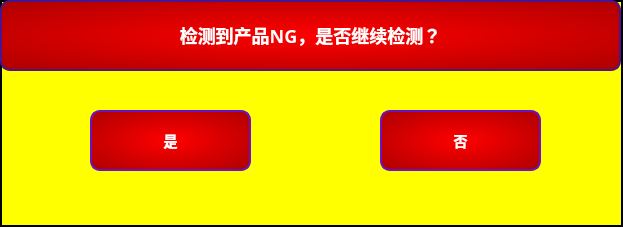
<?xml version="1.0" encoding="UTF-8"?>
<ui version="4.0">
 <class>Pop_ups_NG</class>
 <widget class="QWidget" name="Pop_ups_NG">
  <property name="geometry">
   <rect>
    <x>0</x>
    <y>0</y>
    <width>623</width>
    <height>227</height>
   </rect>
  </property>
  <property name="windowTitle">
   <string>Form</string>
  </property>
  <property name="styleSheet">
   <string notr="true">/* QWidget {
        background-color: qlineargradient(x1:0, y1:0, x2:1, y2:1, stop:0 #FF0000, stop:1 #8B0000);
        border: 2px solid #1E3C72;
        border-radius: 15px;
        color: white;
        font-size: 16px;
        font-weight: bold;
        padding: 20px;
    }*/

QWidget { background-color: yellow; color: red; font-size: 20px; border: 2px solid black; }.

QWidget {
       background: qradialgradient(cx:0.5, cy:0.5, radius:1, fx:0.5, fy:0.5, stop:0 #FF0000, stop:1 #8B0000);
       color: white;
       font-size: 20px;
    }</string>
  </property>
  <widget class="QLabel" name="label">
   <property name="geometry">
    <rect>
     <x>0</x>
     <y>0</y>
     <width>621</width>
     <height>71</height>
    </rect>
   </property>
   <property name="font">
    <font>
     <family>微软雅黑</family>
     <pointsize>-1</pointsize>
     <weight>75</weight>
     <bold>true</bold>
    </font>
   </property>
   <property name="styleSheet">
    <string notr="true">QLabel {
    background: qradialgradient(cx:0.5, cy:0.5, radius:1, fx:0.5, fy:0.5, stop:0 #FF0000, stop:1 #8B0000);
    border: 2px solid #4A148C;
    border-radius: 10px;
    color: white;
    font-size: 18px;
    font-weight: bold;
    padding: 15px;
    text-align: center;
}</string>
   </property>
   <property name="text">
    <string>检测到产品NG，是否继续检测？</string>
   </property>
   <property name="alignment">
    <set>Qt::AlignCenter</set>
   </property>
  </widget>
  <widget class="QPushButton" name="NG_Continued">
   <property name="geometry">
    <rect>
     <x>90</x>
     <y>110</y>
     <width>161</width>
     <height>61</height>
    </rect>
   </property>
   <property name="font">
    <font>
     <family>微软雅黑</family>
     <pointsize>-1</pointsize>
     <weight>75</weight>
     <bold>true</bold>
     <underline>false</underline>
     <strikeout>false</strikeout>
    </font>
   </property>
   <property name="styleSheet">
    <string notr="true">QPushButton {
    background: qradialgradient(cx:0.5, cy:0.5, radius:1, fx:0.5, fy:0.5, stop:0 #FF0000, stop:1 #8B0000);
    border: 2px solid #6A11CB;
    border-radius: 10px;
    color: white;
    font-size: 14px;
    font-weight: bold;
    padding: 10px 20px;
    text-align: center;
    text-decoration: none;
}

 /*   QPushButton:hover {
        background-color: qlineargradient(spread:pad, x1:0, y1:0, x2:1, y2:0,stop:0 #2575FC, stop:1 #6A11CB);
        border: 2px solid #2575FC;
    }*/
    QPushButton:pressed {
        background-color: qlineargradient(spread:pad, x1:0, y1:0, x2:1, y2:0,stop:0 #6A11CB, stop:1 #2575FC);
        border: 2px solid #6A11CB;
        padding: 11px 21px;
    }</string>
   </property>
   <property name="text">
    <string>是</string>
   </property>
  </widget>
  <widget class="QPushButton" name="NG_Stop">
   <property name="geometry">
    <rect>
     <x>380</x>
     <y>110</y>
     <width>161</width>
     <height>61</height>
    </rect>
   </property>
   <property name="font">
    <font>
     <family>微软雅黑</family>
     <pointsize>-1</pointsize>
     <weight>75</weight>
     <bold>true</bold>
     <underline>false</underline>
     <strikeout>false</strikeout>
    </font>
   </property>
   <property name="styleSheet">
    <string notr="true">QPushButton {
    background: qradialgradient(cx:0.5, cy:0.5, radius:1, fx:0.5, fy:0.5, stop:0 #FF0000, stop:1 #8B0000);
    border: 2px solid #6A11CB;
    border-radius: 10px;
    color: white;
    font-size: 14px;
    font-weight: bold;
    padding: 10px 20px;
    text-align: center;
    text-decoration: none;
}

 /*   QPushButton:hover {
        background-color: qlineargradient(spread:pad, x1:0, y1:0, x2:1, y2:0,stop:0 #2575FC, stop:1 #6A11CB);
        border: 2px solid #2575FC;
    }*/
    QPushButton:pressed {
        background-color: qlineargradient(spread:pad, x1:0, y1:0, x2:1, y2:0,stop:0 #6A11CB, stop:1 #2575FC);
        border: 2px solid #6A11CB;
        padding: 11px 21px;
    }</string>
   </property>
   <property name="text">
    <string>否</string>
   </property>
  </widget>
 </widget>
 <resources/>
 <connections/>
</ui>
